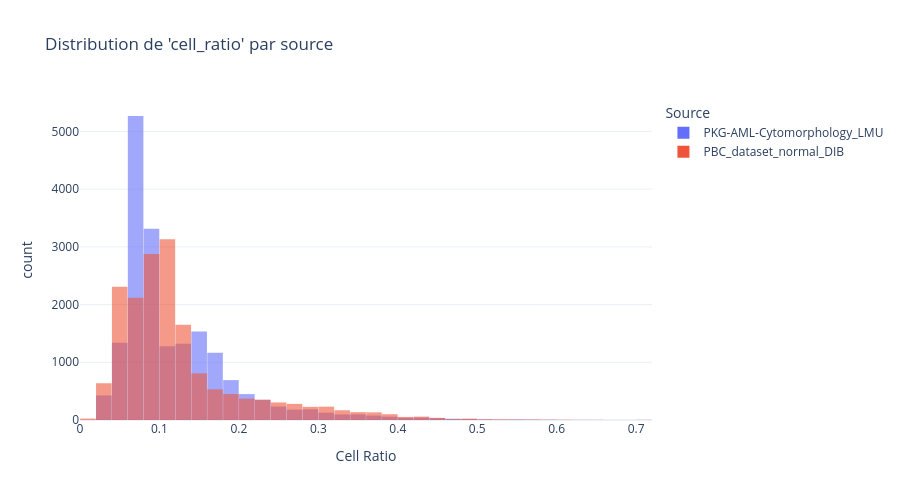
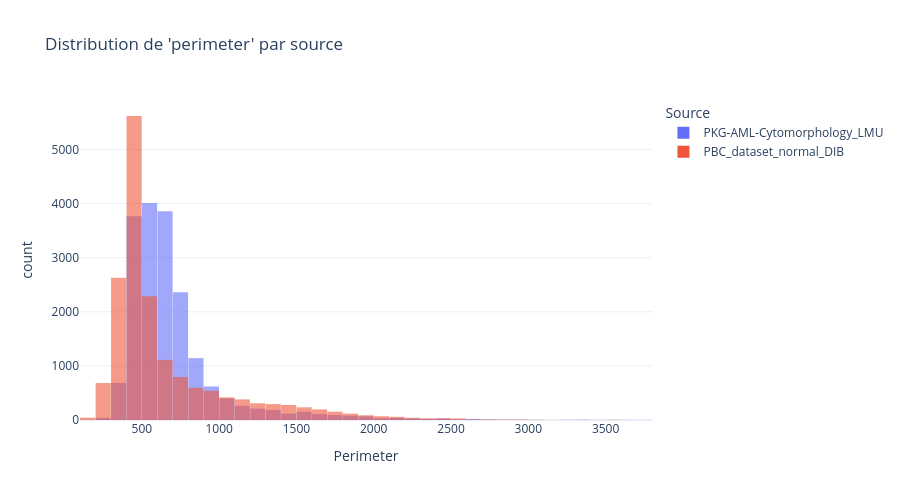

Notebook code cell kept with these figures, in order:
### Code cell
plot_histogram(df_all, "cell_ratio")

plot_histogram(df_all, "perimeter")

plot_histogram(df_all, "circularity")

### Figure 1 — Plotly figure (JSON) as saved in the notebook; plotly's stock layout.template omitted (floating-point values rounded to 4 significant figures; data arrays with more than 128 entries replaced by an {"elided": "..."} marker saying what was removed)
{"data": [{"bingroup": "x", "hovertemplate": "Source=PKG-AML-Cytomorphology_LMU<br>Cell Ratio=%{x}<br>count=%{y}<extra></extra>", "legendgroup": "PKG-AML-Cytomorphology_LMU", "marker": {"color": "#636efa", "opacity": 0.6, "pattern": {"shape": ""}}, "name": "PKG-AML-Cytomorphology_LMU", "nbinsx": 50, "orientation": "v", "showlegend": true, "type": "histogram", "x": {"elided": "18365 float values"}, "xaxis": "x", "yaxis": "y"}, {"bingroup": "x", "hovertemplate": "Source=PBC_dataset_normal_DIB<br>Cell Ratio=%{x}<br>count=%{y}<extra></extra>", "legendgroup": "PBC_dataset_normal_DIB", "marker": {"color": "#EF553B", "opacity": 0.6, "pattern": {"shape": ""}}, "name": "PBC_dataset_normal_DIB", "nbinsx": 50, "orientation": "v", "showlegend": true, "type": "histogram", "x": {"elided": "17092 float values"}, "xaxis": "x", "yaxis": "y"}], "layout": {"bargap": 0.02, "barmode": "overlay", "height": 500, "legend": {"title": {"text": "Source"}, "tracegroupgap": 0}, "title": {"text": "Distribution de 'cell_ratio' par source"}, "xaxis": {"anchor": "y", "domain": [0, 1], "title": {"text": "Cell Ratio"}}, "yaxis": {"anchor": "x", "domain": [0, 1], "title": {"text": "count"}}}}

### Figure 2 — Plotly figure (JSON) as saved in the notebook; plotly's stock layout.template omitted (floating-point values rounded to 4 significant figures; data arrays with more than 128 entries replaced by an {"elided": "..."} marker saying what was removed)
{"data": [{"bingroup": "x", "hovertemplate": "Source=PKG-AML-Cytomorphology_LMU<br>Perimeter=%{x}<br>count=%{y}<extra></extra>", "legendgroup": "PKG-AML-Cytomorphology_LMU", "marker": {"color": "#636efa", "opacity": 0.6, "pattern": {"shape": ""}}, "name": "PKG-AML-Cytomorphology_LMU", "nbinsx": 50, "orientation": "v", "showlegend": true, "type": "histogram", "x": {"elided": "18365 float values"}, "xaxis": "x", "yaxis": "y"}, {"bingroup": "x", "hovertemplate": "Source=PBC_dataset_normal_DIB<br>Perimeter=%{x}<br>count=%{y}<extra></extra>", "legendgroup": "PBC_dataset_normal_DIB", "marker": {"color": "#EF553B", "opacity": 0.6, "pattern": {"shape": ""}}, "name": "PBC_dataset_normal_DIB", "nbinsx": 50, "orientation": "v", "showlegend": true, "type": "histogram", "x": {"elided": "17092 float values"}, "xaxis": "x", "yaxis": "y"}], "layout": {"bargap": 0.02, "barmode": "overlay", "height": 500, "legend": {"title": {"text": "Source"}, "tracegroupgap": 0}, "title": {"text": "Distribution de 'perimeter' par source"}, "xaxis": {"anchor": "y", "domain": [0, 1], "title": {"text": "Perimeter"}}, "yaxis": {"anchor": "x", "domain": [0, 1], "title": {"text": "count"}}}}
